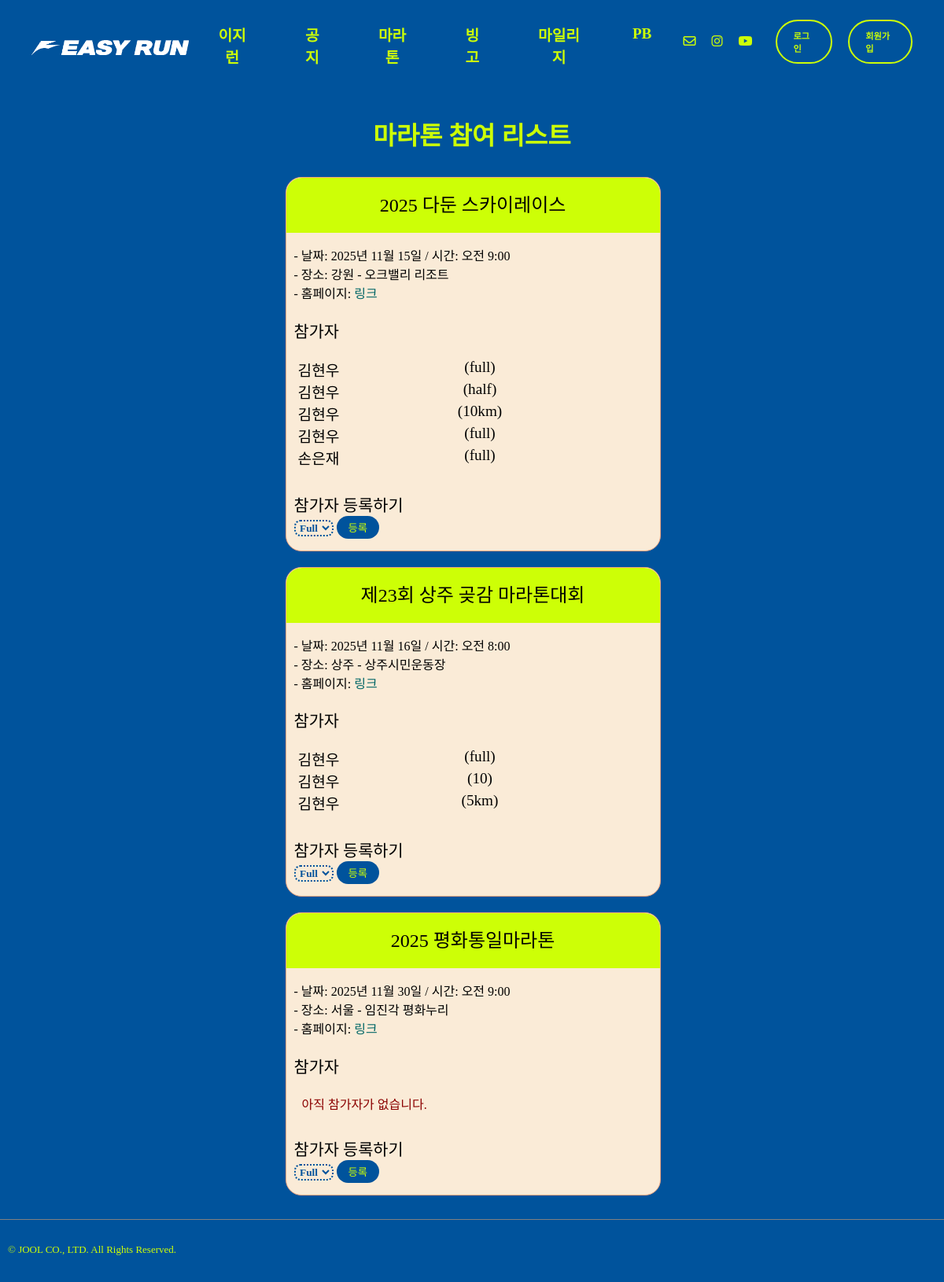
/marathon/, run on an earlier commit of the app's database.
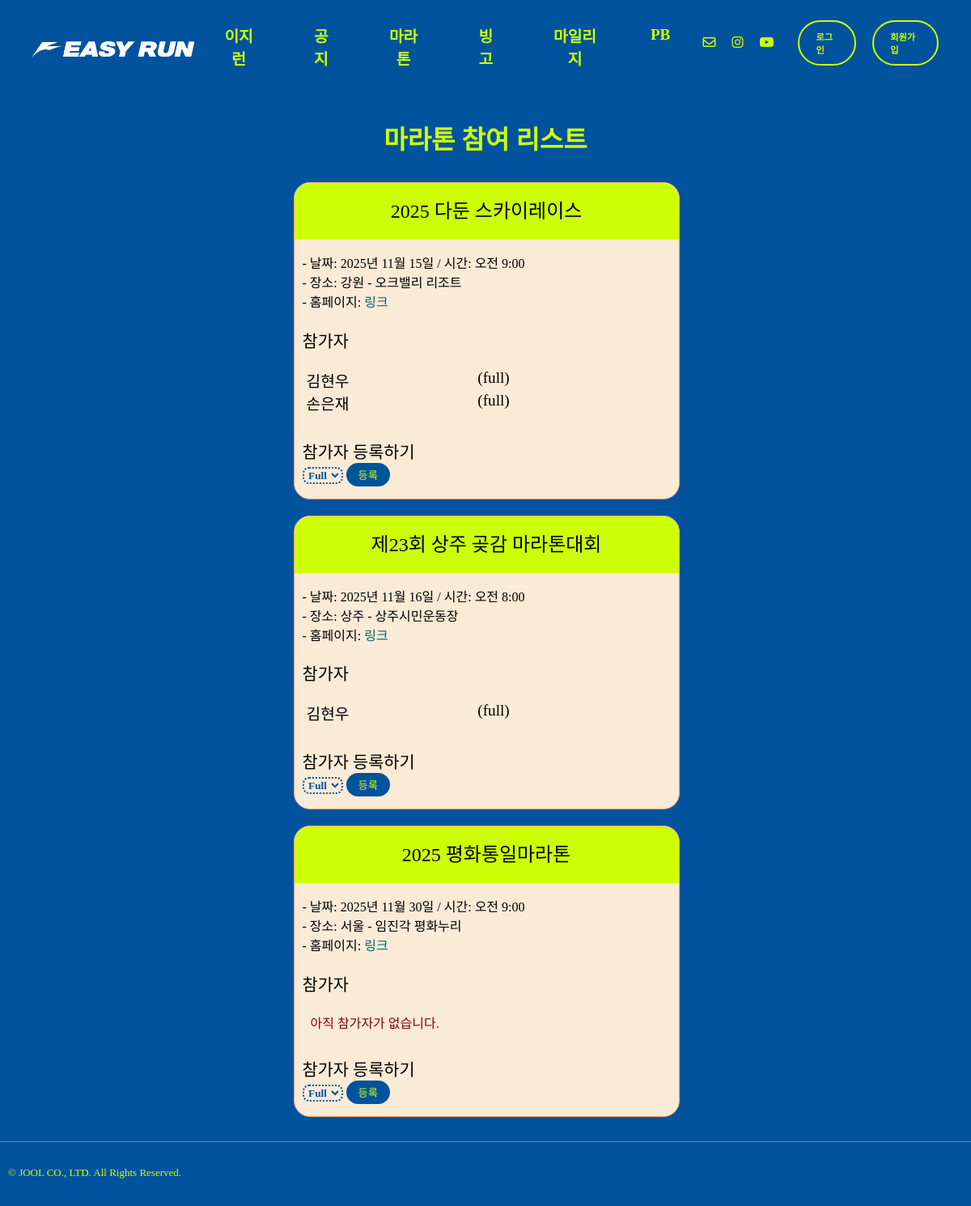
And on a later commit of the database.
### marathon/models.py (models this page shows, shortened)
class MarathonEvent(models.Model):
    marathon_id = models.AutoField(primary_key=True)
    title = models.CharField(max_length=100, blank=False, null=False)
    date = models.DateField()
    time = models.TimeField()
    location_city = models.CharField(max_length=50)
    location_cource = models.CharField(max_length=50)
    url = models.URLField()

class MarathonReg(models.Model):
    regis_id = models.AutoField(primary_key=True)
    marathon = models.ForeignKey(MarathonEvent, on_delete=models.CASCADE)
    distance = models.CharField(max_length=10, blank=False, null=False)
    user = models.ForeignKey(settings.AUTH_USER_MODEL, on_delete=models.CASCADE)

### marathon/views.py (the view)
# urls.py: path("", views.marathon_list, name="marathon_list"),
def marathon_list(request):
    events = MarathonEvent.objects.prefetch_related(
        'marathonreg_set__user'   # 역참조 + user까지 미리 가져오기
    )
    context = {
        'events': events,
    }
    return render(request, 'marathon.html', context)

### templates/marathon.html (shortened to what this page needs)
{% extends "base.html" %}
{% load static %}
{% block content %}
  <div class="article-top-space"></div>
  <div class="marathon-page">
    <div class="marathon-list">
      <p class="page-title">마라톤 참여 리스트</p>
      {% for event in events %}
        <div class="card-1">
          <div class="marathon-title">{{ event.title }}</div>
          <p class="marathon-desc">
            - 날짜:
            {{ event.date }}
            / 시간:
            {{ event.time }}<br>
            - 장소:
            {{ event.location_city }}
            -
            {{ event.location_cource }}<br>
            - 홈페이지:
            <a href="{{ event.url }}" target="_blank" class="text-aqua">
              링크</a>
          </p>
          <h3 class="text-black">참가자</h3>
          {% for reg in event.marathonreg_set.all %}
            <div class="marathon-parti flex-row">
              <div class="flex-row-item indent-5">{{ reg.user.last_name }}{{ reg.user.first_name }}</div>
              <div class="flex-row-item">({{ reg.distance }})</div>
              {% if reg.user.username == request.user.username %}
                <div class="del-parti-btn">
                  <form method="post" action="{% url 'marathon:del_parti' reg.regis_id %}" style="display:inline;">
                    {% csrf_token %}
                    <button type="submit" class="del-btn-border">
                      삭제
                    </button>
                  </form>
                </div>
              {% else %}
                <div class="del-parti-btn"></div>
              {% endif %}
            </div>
            {% empty %}
            <p class="empty-parti">아직 참가자가 없습니다.</p>
          {% endfor %}
          <div class="parti-sec">
            <div class="text-black">참가자 등록하기</div>
            <form method="post" action="{% url 'marathon:parti_me' event.marathon_id %}" class="marathon-form">
              <select name="distance" class="dist-filter">
                <option value="full">Full</option>
              </select>
              <button type="submit" class="marathon-btn">등록</button>
            </form>
          </div>
        </div>
      {% endfor %}
    </div>
  </div>
{% endblock content %}

What changed in the data, as far as the page shows it:
removed MarathonReg: user.last_name "김", user.first_name "현우", distance "half", shown under MarathonEvent "2025 다둔 스카이레이스"
removed MarathonReg: user.last_name "김", user.first_name "현우", distance "10km", shown under MarathonEvent "2025 다둔 스카이레이스"
removed MarathonReg: user.last_name "김", user.first_name "현우", distance "full", shown under MarathonEvent "2025 다둔 스카이레이스"
removed MarathonReg: user.last_name "김", user.first_name "현우", distance "10", shown under MarathonEvent "제23회 상주 곶감 마라톤대회"
removed MarathonReg: user.last_name "김", user.first_name "현우", distance "5km", shown under MarathonEvent "제23회 상주 곶감 마라톤대회"
